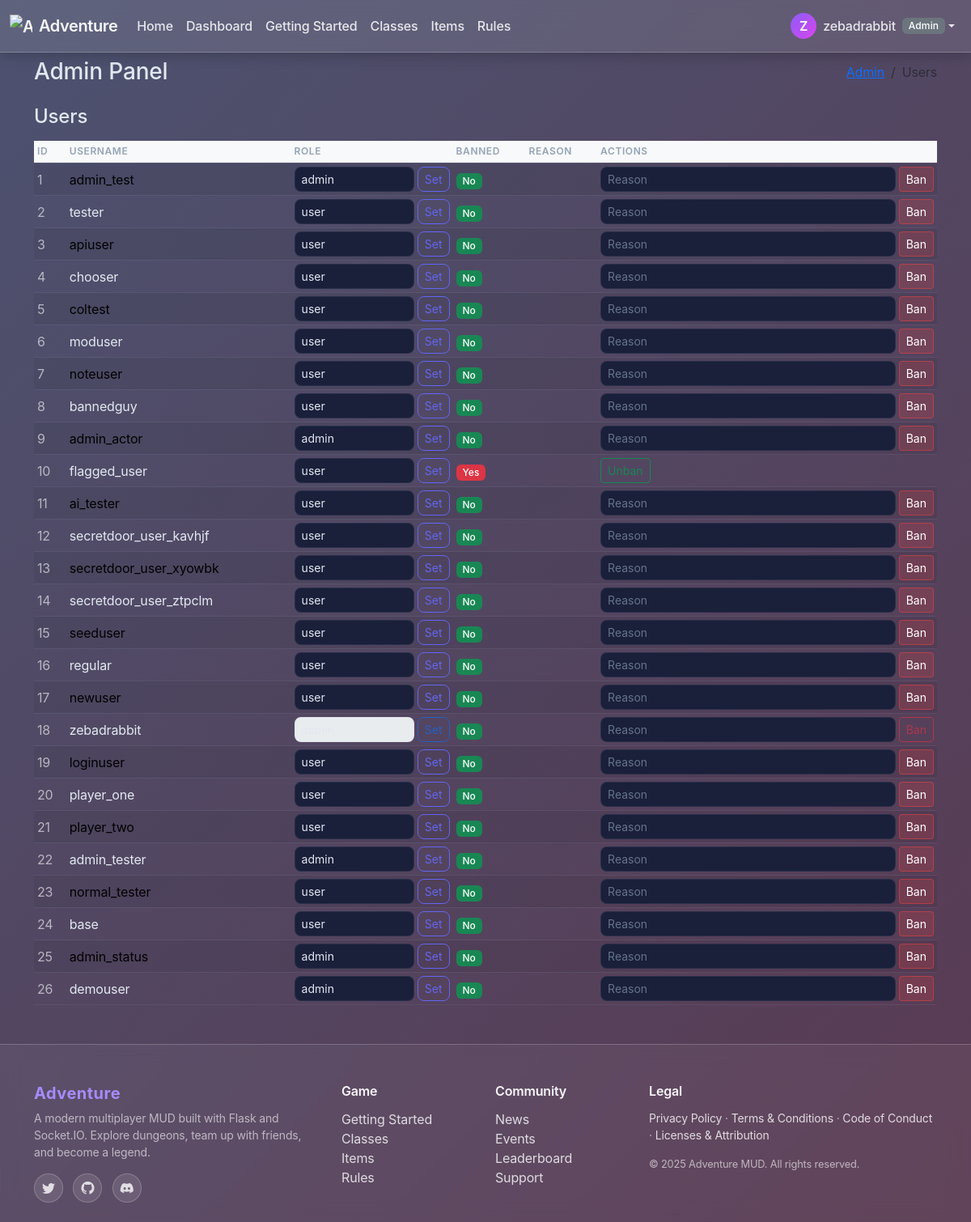
The app's page /admin/users (signed in) with its own data.
### app/models/models.py (models this page shows, shortened)
class User(UserMixin, db.Model):
    id = db.Column(db.Integer, primary_key=True)
    username = db.Column(db.String(80), unique=True, nullable=False)
    password = db.Column(db.String(200), nullable=False)
    email = db.Column(db.String(120), nullable=True)
    role = db.Column(db.String(20), nullable=False, default="user")
    banned = db.Column(db.Boolean, nullable=False, default=False)
    ban_reason = db.Column(db.Text, nullable=True)
    notes = db.Column(db.Text, nullable=True)
    banned_at = db.Column(db.DateTime, nullable=True)
    muted = db.Column(db.Boolean, nullable=False, default=False)
    explored_tiles = db.Column(db.Text, nullable=True)

### app/routes/admin.py (the view)
@bp_admin.route("/users")
@admin_required
def users():
    page = max(1, int(request.args.get("page", 1)))
    per_page = 50
    q = User.query.order_by(User.id.asc())
    total = q.count()
    users = q.offset((page - 1) * per_page).limit(per_page).all()
    return render_template("admin_users.html", users=users, page=page, per_page=per_page, total=total)

### app/__init__.py (called while the page is built, shortened)
@login_manager.user_loader
def load_user(user_id):  # pragma: no cover - simple loader
    from app.models.models import User
    try:
        return db.session.get(User, int(user_id))
    except Exception:
        return None

@app.before_request
def _apply_rate_limit():  # pragma: no cover - integration side-effect
    path = request.path or ""
    if path.startswith("/socket.io/") or path.startswith("/static/"):
        return None
    if not path.startswith("/api/"):
        return None

def asset_url(filename: str) -> str:
    try:
        static_folder = pathlib.Path(app.static_folder or "static")
        file_path = static_folder / filename
        mtime = int(file_path.stat().st_mtime)
        return url_for("static", filename=filename) + f"?v={mtime}"
    except Exception:
        return url_for("static", filename=filename)

### app/routes/admin.py (called while the page is built)
def admin_required(fn: Callable):
    @wraps(fn)
    def wrapper(*args, **kwargs):
        wants_json = "application/json" in (request.headers.get("Accept") or "")
        if not current_user.is_authenticated:
            if wants_json:
                return {"error": "unauthorized"}, 401
            return redirect(url_for("auth.login"))
        if getattr(current_user, "role", "user") != "admin":
            if wants_json:
                return {"error": "forbidden"}, 403
            abort(403)
        return fn(*args, **kwargs)
    return login_required(wrapper)  # also stacks login_required for session refresh

### app/templates/admin_users.html (shortened to what this page needs)
{% extends 'admin_base.html' %}
{% block admin_breadcrumb %}<li class="breadcrumb-item active" aria-current="page">Users</li>{% endblock %}
{% block admin_content %}
<h2 class="h4 mb-3">Users</h2>
<div class="table-responsive">
    <table class="table table-sm table-striped align-middle">
        <thead class="table-light">
            <tr>
                <th>ID</th>
                <th>Username</th>
                <th>Role</th>
                <th>Banned</th>
                <th>Reason</th>
                <th>Actions</th>
            </tr>
        </thead>
        <tbody>
            {% for u in users %}
            <tr>
                <td class="text-muted">{{ u.id }}</td>
                <td>{{ u.username }}</td>
                <td>
                    <form method="post" action="{{ url_for('admin.update_user_role', user_id=u.id) }}"
                        class="d-flex gap-1">
                        <select name="role" class="form-select form-select-sm" {% if u.id==current_user.id %}disabled{%
                            endif %}>
                            {% for r in ['user','mod','admin'] %}
                            <option value="{{ r }}" {% if u.role==r %}selected{% endif %}>{{ r }}</option>
                            {% endfor %}
                        </select>
                        <button class="btn btn-sm btn-outline-primary" {% if u.id==current_user.id %}disabled{% endif
                            %}>Set</button>
                    </form>
                </td>
                <td>{% if u.banned %}<span class="badge bg-danger">Yes</span>{% else %}<span
                        class="badge bg-success">No</span>{% endif %}</td>
                <td class="small">{{ u.ban_reason or '' }}</td>
                <td>
                    <form method="post" action="{{ url_for('admin.ban_user', user_id=u.id) }}" class="d-flex gap-1">
                        {% if not u.banned %}
                        <input type="text" name="reason" placeholder="Reason" class="form-control form-control-sm" />
                        <button class="btn btn-sm btn-outline-danger" {% if u.id==current_user.id %}disabled{% endif
                            %}>Ban</button>
                        {% else %}
                        <button class="btn btn-sm btn-outline-success" >Unban</button>
                        {% endif %}
                    </form>
                </td>
            </tr>
            {% endfor %}
        </tbody>
    </table>
</div>
{% endblock %}

### app/templates/base.html (shortened to what this page needs)
<!DOCTYPE html>
<html lang="en" class="h-100">
<head>
  <link rel="stylesheet" href="https://cdn.jsdelivr.net/npm/bootstrap@5.3.2/dist/css/bootstrap.min.css">
  <link rel="stylesheet" href="{{ asset_url('css/base.css') }}">
  <link rel="stylesheet" href="/api/admin/themes/active/css">
  <link rel="stylesheet" href="{{ asset_url('css/app.css') }}">
  <link href="https://cdn.jsdelivr.net/npm/bootstrap-icons@1.11.1/font/bootstrap-icons.css" rel="stylesheet">
  {% block head %}{% endblock %}
</head>
<body class="d-flex flex-column min-vh-100">
  <header>
    {% if request.endpoint not in ['main.index', 'auth.login'] %}
    <nav class="navbar navbar-expand-md navbar-dark bg-dark fixed-top">
      <div class="container-fluid">
        <a class="navbar-brand d-flex align-items-center gap-2" href="{{ url_for('main.index') }}">
          <img src="{{ asset_url('iconography/treasure-map.svg') }}" alt="Adventure icon" width="28" height="28"
            class="d-inline-block align-text-top" />
          <span class="fw-semibold">Adventure</span>
        </a>
        <div class="collapse navbar-collapse" id="navbarMain">
          <ul class="navbar-nav me-auto mb-2 mb-md-0">
            <li class="nav-item">
              <a class="nav-link {% if request.endpoint == 'main.index' %}active{% endif %}"
                href="{{ url_for('main.index') }}">Home</a>
            </li>
            {% if current_user.is_authenticated %}
            <li class="nav-item">
              <a class="nav-link {% if request.endpoint == 'dashboard.dashboard' %}active{% endif %}"
                href="{{ url_for('dashboard.dashboard') }}">Dashboard</a>
            </li>
            {% endif %}
            <li class="nav-item">
              <a class="nav-link" href="#getting-started">Getting Started</a>
            </li>
            <li class="nav-item">
              <a class="nav-link" href="#classes">Classes</a>
            </li>
            <li class="nav-item">
              <a class="nav-link" href="#items">Items</a>
            </li>
            <li class="nav-item">
              <a class="nav-link" href="#rules">Rules</a>
            </li>
          </ul>
          <ul class="navbar-nav ms-auto mb-2 mb-md-0 align-items-center">
            {% if current_user.is_authenticated %}
            <li class="nav-item dropdown">
              <a class="nav-link dropdown-toggle d-flex align-items-center" href="#" id="userMenu" role="button"
                data-bs-toggle="dropdown" aria-expanded="false">
                <span class="avatar-circle me-2">{{ current_user.username[0]|upper }}</span>
                <span class="d-none d-sm-inline">{{ current_user.username }}</span>
                {% set user_role = (current_user.role if current_user.is_authenticated else 'user')|default('user',
                true) %}
                {% if user_role != 'user' %}
                <span class="badge bg-secondary ms-2 d-none d-md-inline">{{ user_role|capitalize }}</span>
                {% endif %}
              </a>
            </li>
            {% else %}
            <li class="nav-item"><a class="nav-link" href="{{ url_for('auth.login') }}">Login</a></li>
            <li class="nav-item"><a class="nav-link" href="{{ url_for('auth.register') }}">Register</a></li>
            {% endif %}
          </ul>
        </div>
      </div>
    </nav>
    {% endif %}
  </header>
  <main class="flex-shrink-0 {% if request.endpoint not in ['main.index', 'auth.login'] %}pt-5{% endif %}">
    <div class="container py-4">
      {% block content %}{% endblock %}
    </div>
  </main>
  {% include 'partials/footer.html' %}
</body>
</html>

### app/static/css/base.css (style rules this page uses)
:root { --mud-orange: #BA5624; --mud-grey: #C0C5C1; --mud-purple: #6C3A5C; --mud-dark: #153131; --mud-olive: #6F732F; --mud-bg: #10191a; --mud-bg-dark: #153131; --adv-ink: #0B0F12; --adv-ink-2: #12171C; --adv-crt: #1DF2A0; --adv-amber: #FFC857; --bs-primary: #5a3825; --bs-primary-rgb: 90, 56, 37; --bs-secondary: #8b4513; --bs-success: #2e7d32; --bs-danger: #c62828; --bs-warning: #f57c00; --bs-info: #0288d1; --class-fighter-bg: #7a3314; --class-fighter-fg: #f2e2d8; --class-fighter-border: #b44f21; --class-mage-bg: #1e3a5f; --class-mage-fg: #d4e2f4; --class-mage-border: #3a6ea5; --class-rogue-bg: #2d2a1e; --class-rogue-fg: #e8e4d0; --class-rogue-border: #7c7750; --class-cleric-bg: #4a3c2e; --class-cleric-fg: #f5f0e8; --class-cleric-border: #8f7a5c; --class-ranger-bg: #1f3d2c; --class-ranger-fg: #d9f0e3; --class-ranger-border: #4a7c5d; --class-druid-bg: #2e3d1f; --class-druid-fg: #e3f0d9; --class-druid-border: #5d7c4a; --footer-bg: #0f0f10; --footer-fg: #d7d7db; --footer-muted: #9aa0a6; --footer-accent: #ffb74d; }

### app/static/css/app.css (style rules this page uses)
:root { --adv-bg: #0a0e27; --adv-bg-secondary: #141937; --adv-surface: #1a1f3a; --adv-surface-hover: #232952; --adv-primary: #6366f1; --adv-primary-hover: #4f46e5; --adv-secondary: #8b5cf6; --adv-accent: #06b6d4; --adv-success: #10b981; --adv-warning: #f59e0b; --adv-danger: #ef4444; --adv-text: #e2e8f0; --adv-text-muted: #94a3b8; --adv-text-dim: #64748b; --adv-border: rgba(148, 163, 184, 0.12); --adv-border-hover: rgba(148, 163, 184, 0.24); --adv-shadow-sm: 0 1px 2px 0 rgba(0, 0, 0, 0.3); --adv-shadow: 0 4px 6px -1px rgba(0, 0, 0, 0.4), 0 2px 4px -1px rgba(0, 0, 0, 0.3); --adv-shadow-lg: 0 10px 15px -3px rgba(0, 0, 0, 0.5), 0 4px 6px -2px rgba(0, 0, 0, 0.3); }
:root { --bs-body-bg: var(--adv-bg); --bs-body-color: var(--adv-text); --bs-primary: var(--adv-primary); --bs-primary-rgb: 99, 102, 241; --bs-secondary: var(--adv-secondary); --bs-success: var(--adv-success); --bs-info: var(--adv-accent); --bs-warning: var(--adv-warning); --bs-danger: var(--adv-danger); --bs-light: var(--adv-surface); --bs-dark: var(--adv-bg-secondary); --bs-border-color: var(--adv-border); --bs-link-color: var(--adv-primary); --bs-link-hover-color: var(--adv-primary-hover); --bs-font-sans-serif: -apple-system, BlinkMacSystemFont, "Segoe UI", Roboto, "Helvetica Neue", Arial, sans-serif; }
body { background: linear-gradient(135deg, var(--adv-bg) 0%, var(--adv-bg-secondary) 100%); background-attachment: fixed; font-weight: 400; letter-spacing: -0.01em; }
.btn-outline-primary { --bs-btn-color: var(--adv-primary); --bs-btn-border-color: var(--adv-primary); --bs-btn-hover-bg: var(--adv-primary); --bs-btn-hover-color: white; border-radius: 0.5rem; }
.navbar-dark { background: rgba(26, 31, 58, 0.95) !important; backdrop-filter: blur(12px); border-bottom: 1px solid var(--adv-border); box-shadow: var(--adv-shadow); }
.navbar-brand { font-weight: 600; letter-spacing: -0.02em; }
.nav-link { font-weight: 500; transition: color 0.15s ease; }
.text-muted { color: var(--adv-text-muted) !important; }
.form-control, .form-select { background: var(--adv-surface); border: 1px solid var(--adv-border); color: var(--adv-text); border-radius: 0.5rem; transition: all 0.15s ease; }
.form-control::placeholder { color: var(--adv-text-dim); }
.table { --bs-table-bg: transparent; --bs-table-color: var(--adv-text); --bs-table-border-color: var(--adv-border); --bs-table-hover-bg: rgba(99, 102, 241, 0.05); }
.table thead th { border-bottom: 2px solid var(--adv-border); font-weight: 600; text-transform: uppercase; font-size: 0.75rem; letter-spacing: 0.05em; color: var(--adv-text-muted); }
.badge { font-weight: 500; padding: 0.35em 0.65em; border-radius: 0.375rem; letter-spacing: 0.01em; }

### app/templates/admin_base.html (style rules this page uses)
body { background: linear-gradient(135deg, #4c5270 0%, #5a3a52 100%); background-attachment: fixed; }

### records on screen
User: username "Z", username "zebadrabbit", role "Admin", id "18", role "admin", banned "No"
User: id "1", username "admin_test", role "admin", banned "No"
User: id "2", username "tester", role "user", banned "No"
User: id "3", username "apiuser", role "user", banned "No"
User: id "4", username "chooser", role "user", banned "No"
User: id "5", username "coltest", role "user", banned "No"
User: id "6", username "moduser", role "user", banned "No"
User: id "7", username "noteuser", role "user", banned "No"
User: id "8", username "bannedguy", role "user", banned "No"
User: id "9", username "admin_actor", role "admin", banned "No"
User: id "10", username "flagged_user", role "user", banned "Yes"
User: id "11", username "ai_tester", role "user", banned "No"
User: id "12", username "secretdoor_user_kavhjf", role "user", banned "No"
User: id "13", username "secretdoor_user_xyowbk", role "user", banned "No"
User: id "14", username "secretdoor_user_ztpclm", role "user", banned "No"
User: id "15", username "seeduser", role "user", banned "No"
User: id "16", username "regular", role "user", banned "No"
User: id "17", username "newuser", role "user", banned "No"
User: id "19", username "loginuser", role "user", banned "No"
User: id "20", username "player_one", role "user", banned "No"
User: id "21", username "player_two", role "user", banned "No"
User: id "22", username "admin_tester", role "admin", banned "No"
User: id "23", username "normal_tester", role "user", banned "No"
User: id "24", username "base", role "user", banned "No"
User: id "25", username "admin_status", role "admin", banned "No"
User: id "26", username "demouser", role "admin", banned "No"
